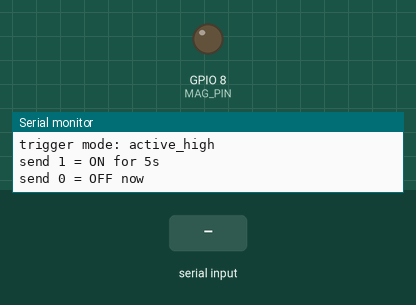
The sketch below on a simulated ESP32-S3. On the bench: output pins drawn as LEDs (lit = HIGH), the last lines printed to the serial monitor. The inputs (shaded band) are chosen by the test bench.

Above: at 1.2 s.
1.3 s: "1" received over Serial
At 1.6 s:
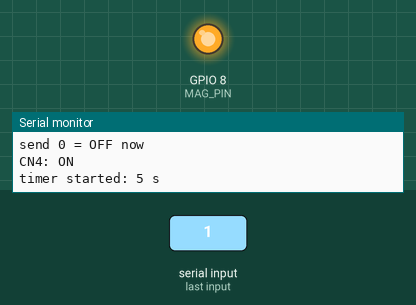
2.8 s: "0" received over Serial
At 3.9 s:
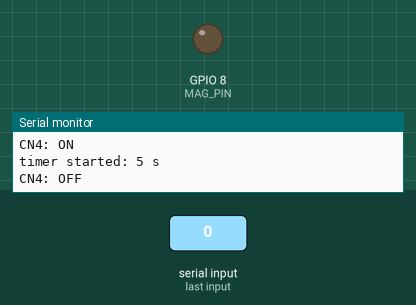
Timing chart, 0 to 5.8 s (numbered marks = the images above; inputs shaded):
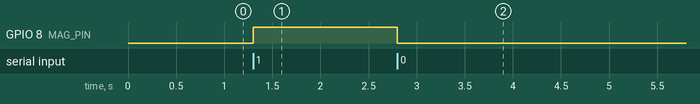

The sketch:

esp32_cn4_test.ino
```cpp
/*
  esp32_cn4_test.ino

  Purpose:
    - Test the CN4 electromagnet output on the ESP32-S3 board.
    - Based on the schematic, CN4 is controlled by net PDI, which maps to GPIO8.
    - Send '1' over serial to activate for 5 seconds, then auto-off.
    - Send '0' over serial to force OFF immediately.

  Wiring / board note:
    - PDI -> Q4 -> CN4
    - ESP32 pin used here: GPIO8

  Serial:
    - Baud: 115200
    - '1' = activate for 5 seconds
    - '0' = force OFF
*/

#include <Arduino.h>

static const uint8_t MAG_PIN = 8;          // GPIO8 = PDI in the schematic
static const bool ACTIVE_HIGH = true;      // If behavior is reversed, change to false
static const unsigned long PULSE_MS = 10000;

bool magnetOn = false;
unsigned long magnetOffAt = 0;

void setMagnet(bool enabled) {
  const uint8_t level = enabled
    ? (ACTIVE_HIGH ? HIGH : LOW)
    : (ACTIVE_HIGH ? LOW : HIGH);

  digitalWrite(MAG_PIN, level);
  Serial.println(enabled ? F("CN4: ON") : F("CN4: OFF"));
}

void setup() {
  Serial.begin(115200);
  pinMode(MAG_PIN, OUTPUT);

  setMagnet(false);

  Serial.println();
  Serial.println(F("esp32_cn4_test ready"));
  Serial.println(F("board pin: GPIO8 (PDI -> CN4)"));
  Serial.print(F("trigger mode: "));
  Serial.println(ACTIVE_HIGH ? F("active_high") : F("active_low"));
  Serial.println(F("send 1 = ON for 5s"));
  Serial.println(F("send 0 = OFF now"));
}

void loop() {
  while (Serial.available() > 0) {
    const char c = (char)Serial.read();

    if (c == '1') {
      setMagnet(true);
      magnetOn = true;
      magnetOffAt = millis() + PULSE_MS;
      Serial.println(F("timer started: 5 s"));
    } else if (c == '0') {
      setMagnet(false);
      magnetOn = false;
      magnetOffAt = 0;
    }
  }

  if (magnetOn && (long)(millis() - magnetOffAt) >= 0) {
    setMagnet(false);
    magnetOn = false;
    magnetOffAt = 0;
    Serial.println(F("timer done"));
  }
}
```

Measured:
- after the input at 1.3 s, GPIO 8 (MAG_PIN): LOW → HIGH at once
- after the input at 2.8 s, GPIO 8 (MAG_PIN): HIGH → LOW at once
